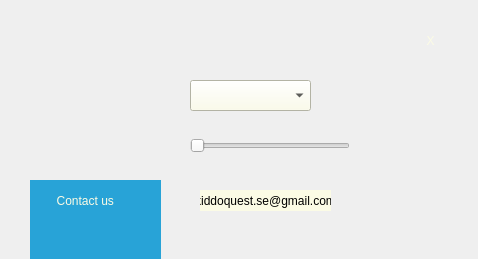
<?xml version="1.0" encoding="UTF-8"?>
<ui version="4.0">
 <class>SettingMainMenu</class>
 <widget class="QMainWindow" name="SettingMainMenu">
  <property name="geometry">
   <rect>
    <x>0</x>
    <y>0</y>
    <width>478</width>
    <height>259</height>
   </rect>
  </property>
  <property name="windowTitle">
   <string>MainWindow</string>
  </property>
  <widget class="QWidget" name="centralwidget">
   <widget class="QLabel" name="label_2">
    <property name="geometry">
     <rect>
      <x>200</x>
      <y>190</y>
      <width>131</width>
      <height>21</height>
     </rect>
    </property>
    <property name="styleSheet">
     <string notr="true">background-color: rgb(251, 251, 229);
</string>
    </property>
    <property name="text">
     <string/>
    </property>
   </widget>
   <widget class="QPushButton" name="pushButton">
    <property name="geometry">
     <rect>
      <x>410</x>
      <y>20</y>
      <width>41</width>
      <height>41</height>
     </rect>
    </property>
    <property name="cursor">
     <cursorShape>PointingHandCursor</cursorShape>
    </property>
    <property name="styleSheet">
     <string notr="true">QPushButton {
    font: 30pt &quot;BM Jua&quot;;
    color: rgb(251, 251, 229);
    background: none;
    border: none;
}

QPushButton:hover {
    color: rgb(215, 92, 40);
    font: 30pt &quot;BM Jua&quot;;
    background: none;
    border: none;
}</string>
    </property>
    <property name="text">
     <string>X</string>
    </property>
   </widget>
   <widget class="QLabel" name="kiddoEmailLink">
    <property name="geometry">
     <rect>
      <x>200</x>
      <y>190</y>
      <width>131</width>
      <height>21</height>
     </rect>
    </property>
    <property name="styleSheet">
     <string notr="true">font: 10pt &quot;Mali&quot;;</string>
    </property>
    <property name="text">
     <string>kiddoquest.se@gmail.com</string>
    </property>
    <property name="alignment">
     <set>Qt::AlignCenter</set>
    </property>
    <property name="openExternalLinks">
     <bool>false</bool>
    </property>
   </widget>
   <widget class="QComboBox" name="languagecomboBox">
    <property name="geometry">
     <rect>
      <x>190</x>
      <y>80</y>
      <width>121</width>
      <height>31</height>
     </rect>
    </property>
    <property name="cursor">
     <cursorShape>PointingHandCursor</cursorShape>
    </property>
    <property name="styleSheet">
     <string notr="true">color: black;
font: 10pt &quot;Mali&quot;;
background-color: rgb(251, 251, 229);</string>
    </property>
   </widget>
   <widget class="QLabel" name="Background">
    <property name="geometry">
     <rect>
      <x>-20</x>
      <y>0</y>
      <width>501</width>
      <height>371</height>
     </rect>
    </property>
    <property name="styleSheet">
     <string notr="true">background-color: transparent;
</string>
    </property>
    <property name="text">
     <string/>
    </property>
    <property name="pixmap">
     <pixmap resource="icons.qrc">:/image for c++ project/Background/setting.png</pixmap>
    </property>
    <property name="scaledContents">
     <bool>true</bool>
    </property>
   </widget>
   <widget class="QLabel" name="label_3">
    <property name="geometry">
     <rect>
      <x>30</x>
      <y>180</y>
      <width>131</width>
      <height>91</height>
     </rect>
    </property>
    <property name="styleSheet">
     <string notr="true">background-color: rgb(40, 163, 215);</string>
    </property>
    <property name="text">
     <string/>
    </property>
   </widget>
   <widget class="QSlider" name="musicSlider">
    <property name="geometry">
     <rect>
      <x>190</x>
      <y>130</y>
      <width>160</width>
      <height>31</height>
     </rect>
    </property>
    <property name="orientation">
     <enum>Qt::Horizontal</enum>
    </property>
   </widget>
   <widget class="QLabel" name="contact">
    <property name="geometry">
     <rect>
      <x>50</x>
      <y>180</y>
      <width>101</width>
      <height>41</height>
     </rect>
    </property>
    <property name="styleSheet">
     <string notr="true">font: 12pt &quot;Mali&quot;;
color: rgb(251, 251, 229);</string>
    </property>
    <property name="text">
     <string>  Contact us</string>
    </property>
   </widget>
   <zorder>Background</zorder>
   <zorder>label_2</zorder>
   <zorder>pushButton</zorder>
   <zorder>kiddoEmailLink</zorder>
   <zorder>languagecomboBox</zorder>
   <zorder>label_3</zorder>
   <zorder>musicSlider</zorder>
   <zorder>contact</zorder>
  </widget>
 </widget>
 <resources>
  <include location="icons.qrc"/>
 </resources>
 <connections/>
</ui>
